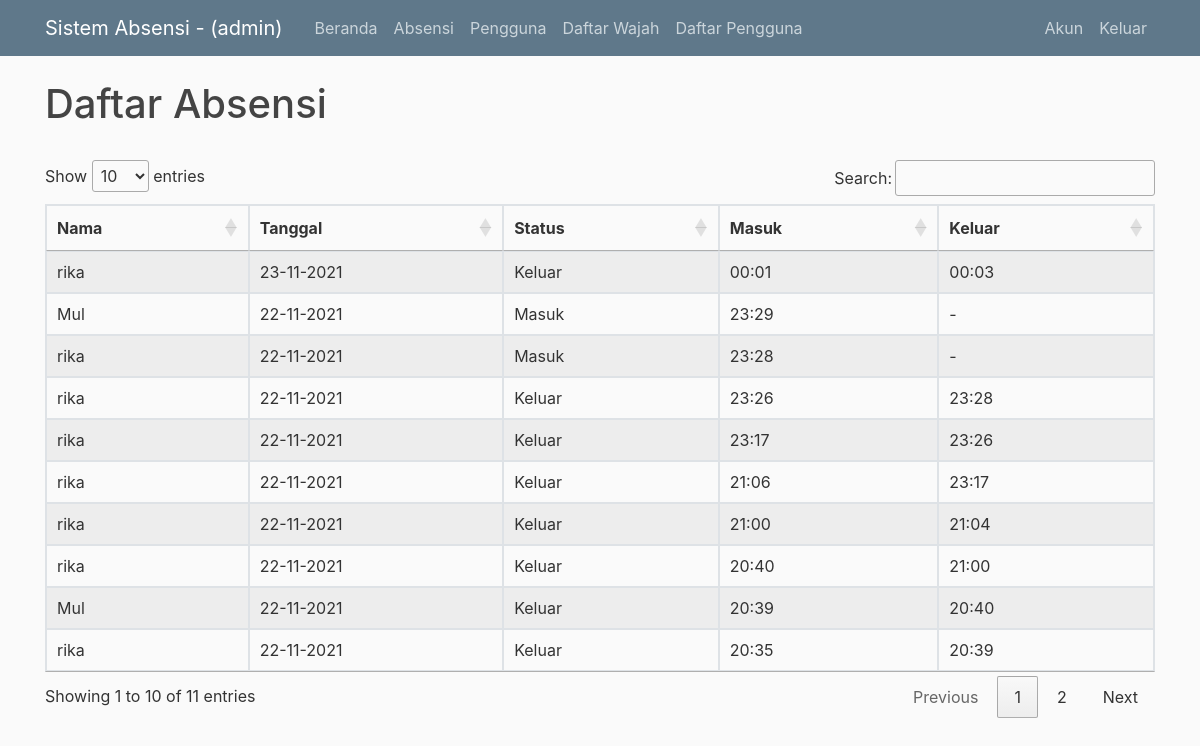
Screenshot of /home (signed in) with the database file from the repository.
### flaskblog/models.py (models this page shows, shortened)
class User(db.Model, UserMixin):
  id = db.Column(db.Integer, primary_key=True)
  username = db.Column(db.String(20), unique=True, nullable=False)
  email = db.Column(db.String(120), unique=True, nullable=False)
  image_file = db.Column(db.String(20), nullable=False)
  password = db.Column(db.String(60), nullable=False)
  face = db.relationship('Photo', backref='facePhotos', lazy=True)
  presence = db.relationship('Presence', backref="presencing", lazy="dynamic")

class Presence(db.Model):
  id = db.Column(db.Integer, primary_key=True)
  user_id = db.Column(db.Integer, db.ForeignKey('user.id'), nullable=False)
  status = db.Column(db.Text, nullable=False, default="Masuk")
  dateIn = db.Column(db.DateTime, nullable=False)
  dateOut = db.Column(db.DateTime, nullable=True)

### flaskblog/routes.py (the view)
@app.route("/")
@app.route("/home")
def home():
    recog_Camera.stop()
    camera.stop()
    presences = []
    try:
        if current_user.username == "admin":
            presences = Presence.query.all()
        else:
            presences = current_user.presence
    except:
        pass
    return render_template('home.html', presences=presences)

### flaskblog/camera.py (called while the page is built)
    def stop(self):
        logger.debug("Stopping thread")
        self.isrunning = False

### flaskblog/cameraRecog.py (called while the page is built)
    def stop(self):
        logger.debug("Stopping thread")
        self.isrunning = False

### flaskblog/models.py (called while the page is built)
@login_manager.user_loader
def load_user(user_id):
  return User.query.get(int(user_id))

### flaskblog/templates/home.html (shortened to what this page needs)
{% extends "layout.html" %}
{% block content %}
  <style>
    table.dataTable thead .sorting:after,
    table.dataTable thead .sorting:before,
    table.dataTable thead .sorting_asc:after,
    table.dataTable thead .sorting_asc:before,
    table.dataTable thead .sorting_asc_disabled:after,
    table.dataTable thead .sorting_asc_disabled:before,
    table.dataTable thead .sorting_desc:after,
    table.dataTable thead .sorting_desc:before,
    table.dataTable thead .sorting_desc_disabled:after,
    table.dataTable thead .sorting_desc_disabled:before {
      bottom: .5em;
      }
  </style>
  <h1>Daftar Absensi</h1>
  <br>
  {% if presences %}
    <table id="dtBasicExample" class="table table-striped table-bordered table-sm" cellspacing="0" width="100%">
      <thead>
        <tr>
          <th scope="col">Nama</th>
          <th scope="col">Tanggal</th>
          <th scope="col">Status</th>
          <th scope="col">Masuk</th>
          <th scope="col">Keluar</th>
        </tr>
      </thead>
      <tbody>
        {% for presence in presences %}
          <tr>
            <td>{{ presence.presencing.username }}</td>
            <td>{{ presence.dateIn.strftime("%d-%m-%Y") }}</td>
            <td>{{ presence.status }}</td>
            <td>{{ presence.dateIn.strftime("%H:%M") }}</td>
            <td>
              {% if presence.dateOut %}
                {{ presence.dateOut.strftime("%H:%M") }}
              {% else %}
                -
              {% endif %}
            </td>
          </tr>
        {% endfor %}
      </tbody>
    </table>
  {% else %}
    <div>Silahkan Login untuk melihat daftar absensi.</div>
  {% endif %}
{% endblock content %}

### flaskblog/templates/layout.html (shortened to what this page needs)
<!DOCTYPE html>
<html>
<head>
    <link rel="stylesheet" href="https://maxcdn.bootstrapcdn.com/bootstrap/4.0.0/css/bootstrap.min.css">
    <link href="https://cdn.datatables.net/1.11.3/css/jquery.dataTables.min.css" rel="stylesheet">
    <link rel="stylesheet" type="text/css" href="{{ url_for('static', filename='main.css') }}">
</head>
<body>
    <header class="site-header">
      <nav class="navbar navbar-expand-md navbar-dark bg-steel fixed-top">
        <div class="container">
          {% if current_user.is_authenticated %}
            <a class="navbar-brand mr-4" href="/">Sistem Absensi - ({{ current_user.username }})</a>
          {% else %}
            <a class="navbar-brand mr-4" href="/">Sistem Absensi</a>
          {% endif %}
          <div class="collapse navbar-collapse" id="navbarToggle">
            <div class="navbar-nav mr-auto">
              <a class="nav-item nav-link" href="{{ url_for('home') }}">Beranda</a>
              {% if current_user.is_authenticated %}
                <a class="nav-item nav-link" href="{{ url_for('recognition') }}">Absensi</a>
                {% if current_user.username == 'admin' %}
                  <a class="nav-item nav-link" href="{{ url_for('user') }}">Pengguna</a>
                  <a class="nav-item nav-link" href="{{ url_for('stream') }}">Daftar Wajah</a>
                  <a class="nav-item nav-link" href="{{ url_for('register') }}">Daftar Pengguna</a>
                {% endif %}
              {% endif %}
            </div>
            <div class="navbar-nav">
              {% if current_user.is_authenticated %}
                <a class="nav-item nav-link" href="{{ url_for('settings') }}">Akun</a>
                <a class="nav-item nav-link" href="{{ url_for('logout') }}">Keluar</a>
              {% else %}
                <a class="nav-item nav-link" href="{{ url_for('login') }}">Masuk</a>
              {% endif %}
            </div>
          </div>
        </div>
      </nav>
    </header>
    <main role="main" class="container">
      <div class="row">
        <div class="col-md-12">
          {% block content %}{% endblock %}
        </div>
      </div>
    </main>
   </body>
</html>

### flaskblog/static/main.css (style rules this page uses)
body { background: #fafafa; color: #333333; margin-top: 5rem; }
h1, h2, h3, h4, h5, h6 { color: #444444; }
.bg-steel { background-color: #5f788a; }
.site-header .navbar-nav .nav-link { color: #cbd5db; }

### flaskblog/templates/home.html (style rules this page uses)
table.dataTable thead .sorting:after, table.dataTable thead .sorting:before, table.dataTable thead .sorting_asc:after, table.dataTable thead .sorting_asc:before, table.dataTable thead .sorting_asc_disabled:after, table.dataTable thead .sorting_asc_disabled:before, table.dataTable thead .sorting_desc:after, table.dataTable thead .sorting_desc:before, table.dataTable thead .sorting_desc_disabled:after, table.dataTable thead .sorting_desc_disabled:before { bottom: .5em; }

### rows the page displays
User: username "admin"
Presence: presencing.username "rika", dateIn "22-11-2021", status "Keluar", dateIn "20:35", dateOut "20:39"
Presence: presencing.username "Mul", dateIn "22-11-2021", status "Keluar", dateIn "20:39", dateOut "20:40"
Presence: presencing.username "rika", dateIn "22-11-2021", status "Keluar", dateIn "20:40", dateOut "21:00"
Presence: presencing.username "rika", dateIn "22-11-2021", status "Keluar", dateIn "21:00", dateOut "21:04"
Presence: presencing.username "rika", dateIn "22-11-2021", status "Keluar", dateIn "21:06", dateOut "23:17"
Presence: presencing.username "rika", dateIn "22-11-2021", status "Keluar", dateIn "23:17", dateOut "23:26"
Presence: presencing.username "rika", dateIn "22-11-2021", status "Keluar", dateIn "23:26", dateOut "23:28"
Presence: presencing.username "rika", dateIn "22-11-2021", status "Masuk", dateIn "23:28"
Presence: presencing.username "Mul", dateIn "22-11-2021", status "Masuk", dateIn "23:29"
Presence: presencing.username "rika", dateIn "23-11-2021", status "Keluar", dateIn "00:01", dateOut "00:03"
